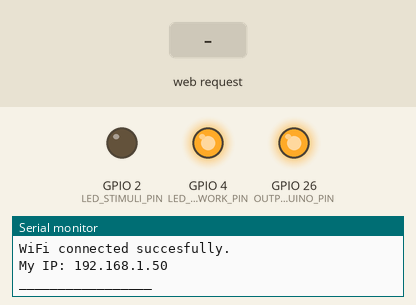
The sketch below on a simulated ESP32. Shown: output pins drawn as LEDs (lit = HIGH), the last lines printed to the serial monitor. The test bench sets the inputs (shaded band). WiFi joins after 1.5 s; servers stay silent unless stated.

Above: at 3.2 s.
3.3 s: HTTP request GET /on received
At 3.7 s:
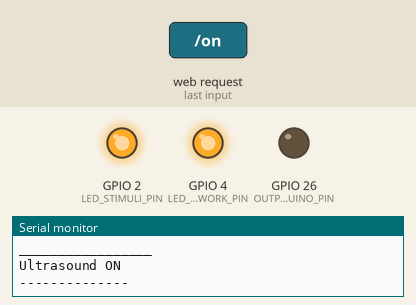
4.8 s: HTTP request GET /off received
At 6.1 s:
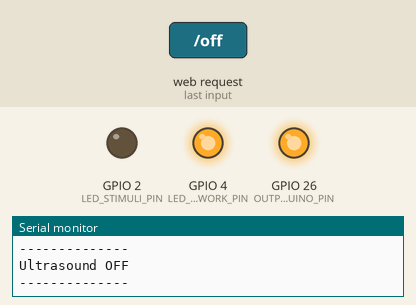
Timing chart, 0 to 7.8 s (numbered marks = the images above; inputs shaded):
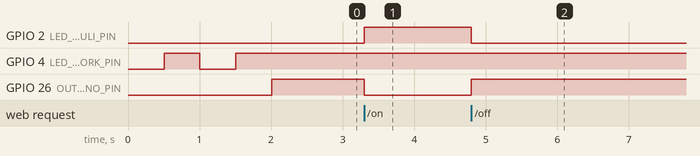

Measured:
- after the input at 3.3 s, GPIO 2 (LED_STIMULI_PIN): LOW → HIGH at once; GPIO 26 (OUTPUT_ARDUINO_PIN): HIGH → LOW at once
- after the input at 4.8 s, GPIO 2 (LED_STIMULI_PIN): HIGH → LOW at once; GPIO 26 (OUTPUT_ARDUINO_PIN): LOW → HIGH at once

The sketch:

esp32_5_ultrasound.ino
```cpp
#include <WiFi.h>
#include <WiFiClient.h>
#include <WebServer.h>

#define LED_STIMULI_PIN 2
#define LED_NETWORK_PIN 4
#define OUTPUT_ARDUINO_PIN 26 // This pin will be conected to D2 en the arduino, the esp32 will actuate as a pullup button

const char *ssid = "upnalabHotspot";
const char *password = "upnalab2023";

IPAddress staticIP(192, 168, 1, 5);
IPAddress gateway(192, 168, 1, 1);
IPAddress subnet(255, 255, 255, 0);

WebServer server(80);

int stimulate = 0;

void setup() {
  Serial.begin(115200);
  Serial.println("I AM ULTRASOUND'S ESP32. I will try to connect with IP: 192.168.1.5");
  pinMode(OUTPUT_ARDUINO_PIN, OUTPUT);
  pinMode(LED_STIMULI_PIN, OUTPUT);
  digitalWrite(LED_STIMULI_PIN, LOW);
  pinMode(LED_NETWORK_PIN, OUTPUT);
  digitalWrite(LED_NETWORK_PIN, LOW);

  Serial.println();
  Serial.print("Connecting to ");
  Serial.println(ssid);
  if (!WiFi.config(staticIP, gateway, subnet)) {
    Serial.println("Error configuring static IP.");
  }
  WiFi.begin(ssid, password);
  while (WiFi.status() != WL_CONNECTED) {
    delay(500);
    digitalWrite(LED_NETWORK_PIN, HIGH);
    delay(500);
    digitalWrite(LED_NETWORK_PIN, LOW);
    Serial.print(".");
  }

  Serial.println();
  Serial.println("WiFi connected succesfully.");
  Serial.print("My IP: ");
  Serial.println(WiFi.localIP());
  digitalWrite(LED_NETWORK_PIN, HIGH);

  // Manejadores de peticiones HTTP
  server.on("/on", HTTP_GET, handleOnRequest);
  server.on("/off", HTTP_GET, handleOffRequest);
  server.onNotFound(handleBadRequest);
  server.begin();
  Serial.println("_________________");
}

void loop() {
  server.handleClient();
  if (stimulate){
    digitalWrite(OUTPUT_ARDUINO_PIN, LOW); // SIMULATES BUTTON PRESSED
  }else{
    digitalWrite(OUTPUT_ARDUINO_PIN, HIGH); // SIMULATES BUTTON PRESSED
  }
}

void handleOnRequest() {
  Serial.println("Ultrasound ON");
  stimulate = 1;
  digitalWrite(LED_STIMULI_PIN, HIGH);
  Serial.println("--------------");
  server.send(200, "text/plain", "Ultrasound ON");
}

void handleOffRequest() {
  Serial.println("Ultrasound OFF");
  digitalWrite(LED_STIMULI_PIN, LOW);
  stimulate = 0;
  Serial.println("--------------");
  server.send(200, "text/plain", "Ultrasound OFF");
}

void handleBadRequest() {
  Serial.println("Bad request");
  Serial.print("Method: ");
  Serial.println(server.method() == HTTP_GET ? "GET" : "Unkwown");
  Serial.print("URI: ");
  Serial.println(server.uri());
  Serial.println("Cabeceras:");
  for (uint8_t i = 0; i < server.headers(); i++) {
    Serial.print(server.headerName(i));
    Serial.print(": ");
    Serial.println(server.header(i));
  }
  Serial.println("--------------");
  server.send(400, "text/plain", "Bad Request");
}
```
